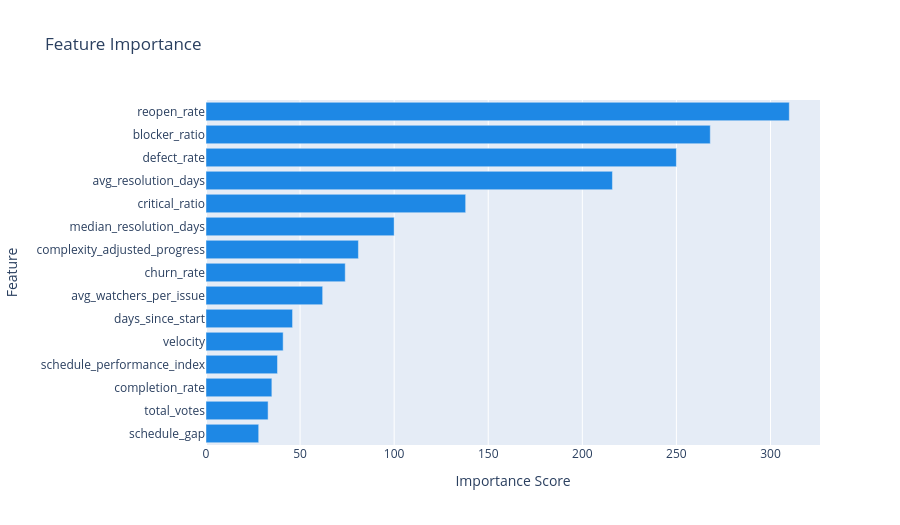

The notebook cell this image was saved under:
### Markdown cell above
## 3b. Feature Importance

### Code cell
if not model_path.exists():
    print('No trained model found — run notebook 03 first.')
else:
    # feature_importances_ from LGBMClassifier are raw split counts (not normalised).
    # Sorting descending before passing to the chart ensures the plot shows the
    # genuinely most influential features rather than the first N alphabetically.
    imp_df = pd.DataFrame({'feature': feature_names, 'importance': model.feature_importances_})
    imp_df = imp_df.sort_values('importance', ascending=False)

    fig = RiskCharts.feature_importance_bar(imp_df, top_n=15)
    fig.show()

    out = REPORTS_DIR / 'feature_importance.html'
    fig.write_html(str(out))
    print(f'Saved → {out}')

### Figure 1 — Plotly figure (JSON) as saved in the notebook; plotly's stock layout.template omitted (floating-point values rounded to 4 significant figures)
{"data": [{"marker": {"color": "#1E88E5"}, "orientation": "h", "type": "bar", "x": [310, 268, 250, 216, 138, 100, 81, 74, 62, 46, 41, 38, 35, 33, 28], "y": ["reopen_rate", "blocker_ratio", "defect_rate", "avg_resolution_days", "critical_ratio", "median_resolution_days", "complexity_adjusted_progress", "churn_rate", "avg_watchers_per_issue", "days_since_start", "velocity", "schedule_performance_index", "completion_rate", "total_votes", "schedule_gap"]}], "layout": {"height": 525, "title": {"text": "Feature Importance"}, "xaxis": {"title": {"text": "Importance Score"}}, "yaxis": {"categoryorder": "total ascending", "title": {"text": "Feature"}}}}
